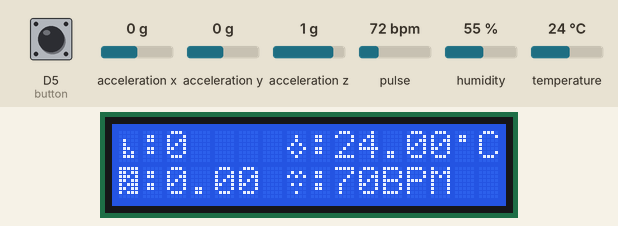
Simulated run of this sketch. Board: ESP8266 (Wemos D1 mini). Shown: 16×2 character LCD. Inputs (shaded band) come from the test bench; at power-on: D5 (button) LOW, pulse 72 bpm, temperature 24 °C, acceleration x 0 g, acceleration y 0 g, acceleration z 1 g, humidity 55 %. WiFi joins after 1.5 s; servers stay silent unless stated; network time is answered at once with the bench clock; the local clock reads 2024-03-15 10:24:30 at power-on unless the sketch sets it; what the sketch prints to the serial monitor is not drawn.

Above: at 7.6 s.
7.7 s: D5 (button) pulled HIGH for 1 s
At 9.2 s:
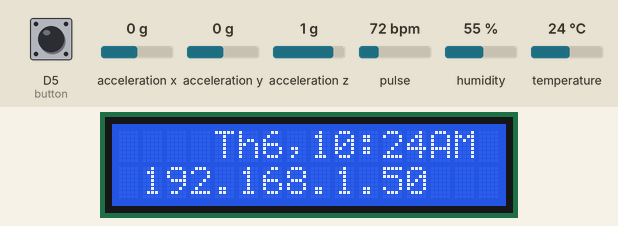
10.2 s: D5 (button) pulled HIGH for 3.2 s
At 15.3 s:
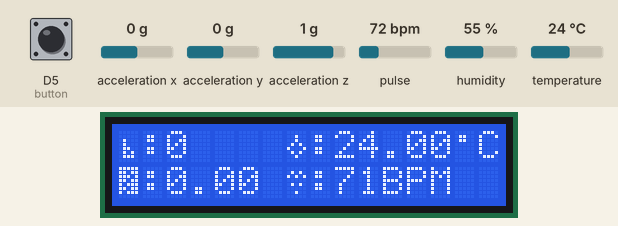
19.7 s: pulse set to 100 bpm
At 20.2 s:
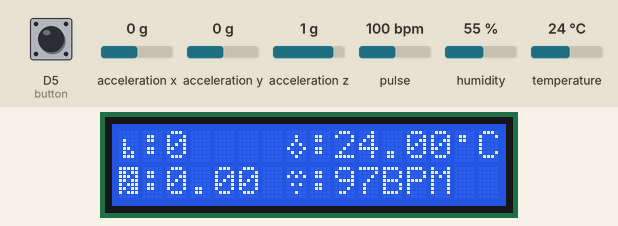
21.2 s: temperature set to 12 °C
At 23.0 s:
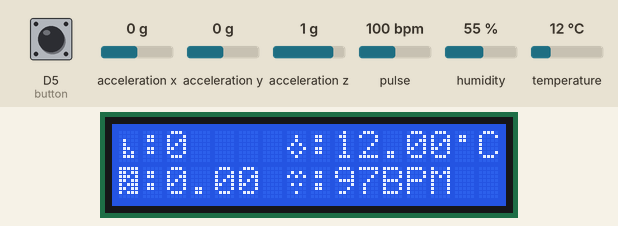
23.1 s: pulse set to 42 bpm
At 24.9 s:
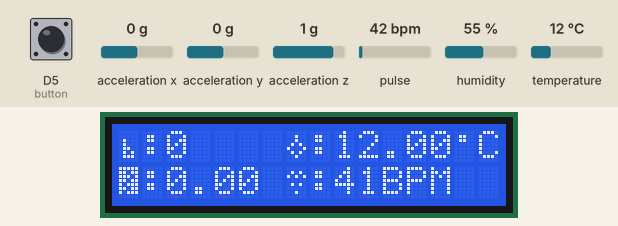
25.7 s: pulse set to 70 bpm
At 27.2 s:
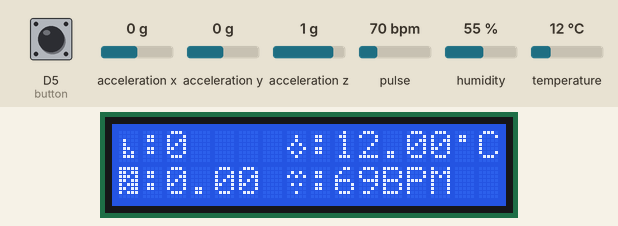
Timing chart, 0 to 28.7 s (numbered marks = the images above; inputs shaded):
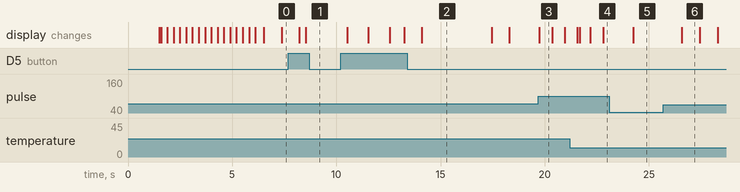

The sketch:

main.ino
```cpp
#include <ESP8266WiFi.h>
#include <Arduino.h>
#include <NTPClient.h>
#include <WiFiUdp.h>
#include <Wire.h>
#include <Adafruit_Sensor.h>
#include <Adafruit_ADXL345_U.h>
#include <LiquidCrystal_I2C.h>
#include <Hash.h>
#include <ESPAsyncTCP.h>
#include <ESPAsyncWebServer.h>
#include "DHT.h"
#include "MAX30105.h"
#include "heartRate.h"
#define dataPin D4
#define DHTTYPE DHT11
#define TCAADDR 0x70
#define button D5

//Init AXDL345 && LCD1602
LiquidCrystal_I2C lcd(0x27, 16, 2);
Adafruit_ADXL345_Unified accel = Adafruit_ADXL345_Unified(0x53);
float threshold = 150;
int steps = 0;
float distance = 0;
int choice = 1;

//Init webserver && NTP
WiFiUDP ntpUDP;
const int utcOffsetInSeconds = 7*60*60;
NTPClient timeClient(ntpUDP, "pool.ntp.org", utcOffsetInSeconds);
//WiFiServer server(80);
AsyncWebServer server(80);
const char *ssid     = "WIFI NAME HERE";
const char *password = "WIFI PASSWORD HERE";
String weekDays[7]={"CN.", "Th2", "Th3", "Th4", "Th5", "Th6", "Th7"};
String date;

//Init DHT11
DHT dht(dataPin, DHTTYPE);
float temp;

//Init MAX30102
MAX30105 particleSensor;
long lastBeat = 0;
long irValue = 0;
int beatsPerMinute;

//Delay using minus operation, not delay to achieve multitasking in Arduino
unsigned long previousTime = millis();
unsigned long currentTime = 0;
unsigned long thresholdTime = 1000;

byte shoes[] = {
  B00000,
  B00000,
  B01000,
  B01000,
  B01100,
  B01010,
  B01110,
  B00000
 };

byte distanceChar[] = {
  B11111,
  B11011,
  B11101,
  B11011,
  B10111,
  B11011,
  B10111,
  B00000
 };

byte loadingNode[] = {
  B11111,
  B11111,
  B11111,
  B11111,
  B11111,
  B11111,
  B11111,
  B11111
 };

byte heat[] = {
  B00000,
  B00100,
  B00100,
  B01010,
  B10001,
  B01010,
  B00100,
  B00000
 };

byte celsiusSymbol[] = {
  B00000,
  B01100,
  B01100,
  B00000,
  B00000,
  B00000,
  B00000,
  B00000
 };

byte heartSymbol[] = {
  B00000,
  B01010,
  B10101,
  B00000,
  B01010,
  B00000,
  B00100,
  B00000
 };

const char index_html[] PROGMEM = R"rawliteral(
<!DOCTYPE HTML><html>
<head>
  <meta charset="utf-8" name="viewport" content="width=device-width, initial-scale=1">
  <link rel="stylesheet"  href="https://cdnjs.cloudflare.com/ajax/libs/font-awesome/6.2.0/css/all.min.css">
  <style>
    html {
     font-family: Arial;
     display: inline-block;
     margin: 0px auto;
     text-align: center;
    }
    h2 { font-size: 3.0rem; }
    p { font-size: 3.0rem; }
    .units { font-size: 1.2rem; }
    .icon-style{
      font-size: 1.5rem;
      vertical-align:middle;
      padding-bottom: 15px;
    }
  </style>
</head>
<body>
  <h2>WEMOS D1 HEALTH WATCH</h2>
  <p>
    <i class="fa-sharp fa-solid fa-shoe-prints" style="color:#808080;"></i>
    <span class="icon-style">Số bước chân</span>
    <span id="steps">%STEPS%</span>
    <span>bước</span>
  </p>
  <p>
    <i class="fa-solid fa-person-walking"></i>
    <span class="icon-style">Quãng đường đi được</span>
    <span id="distance">%DISTANCE%</span>
    <span>m</span>
  </p>
  <p>
    <i class="fa-solid fa-heart-pulse" style="color:#ff0000;"></i>
    <span class="icon-style">Nhịp tim</span>
    <span id="heartbeat">%HEARTBEAT%</span>
    <span>BPM</span>
  </p>
  <p>
    <i class="fas fa-thermometer-half" style="color:#ff0000;"></i>
    <span class="icon-style">Nhiệt độ cơ thể</span>
    <span id="temperature">%TEMPERATURE%</span>
    <sup class="units">&deg;C</sup>
  </p>
</body>
<script>
setInterval(function ( ) {
  var xhttp = new XMLHttpRequest();
  xhttp.onreadystatechange = function() {
    if (this.readyState == 4 && this.status == 200) {
      document.getElementById("temperature").innerHTML = this.responseText;
    }
  };
  xhttp.open("GET", "/temperature", true);
  xhttp.send();
}, 1000 ) ;

setInterval(function ( ) {
  var xhttp = new XMLHttpRequest();
  xhttp.onreadystatechange = function() {
    if (this.readyState == 4 && this.status == 200) {
      document.getElementById("steps").innerHTML = this.responseText;
    }
  };
  xhttp.open("GET", "/steps", true);
  xhttp.send();
}, 1000 ) ;

setInterval(function ( ) {
  var xhttp = new XMLHttpRequest();
  xhttp.onreadystatechange = function() {
    if (this.readyState == 4 && this.status == 200) {
      document.getElementById("heartbeat").innerHTML = this.responseText;
    }
  };
  xhttp.open("GET", "/heartbeat", true);
  xhttp.send();
}, 1000 ) ;

setInterval(function ( ) {
  var xhttp = new XMLHttpRequest();
  xhttp.onreadystatechange = function() {
    if (this.readyState == 4 && this.status == 200) {
      document.getElementById("distance").innerHTML = this.responseText;
    }
  };
  xhttp.open("GET", "/distance", true);
  xhttp.send();
}, 1000 ) ;

</script>
</html>)rawliteral";

// Replaces placeholder with DHT values
String processor(const String& var){
  //Serial.println(var);
  if(var == "TEMPERATURE"){
    return String(temp);
  }
  else if(var == "STEPS"){
    return String(steps);
  }
  else if(var == "HEARTBEAT"){
    return String(beatsPerMinute);
  }
  else if(var == "DISTANCE"){
    return String(distance);
  }
  return String();
}

void khoiDongLCD()
{
  lcd.createChar(0, loadingNode);
  lcd.setCursor(4, 0);
  lcd.printstr("Starting");
  for(int i = 0; i < 16; i++)
  {
    lcd.setCursor(i, 1);
    lcd.write(0);
    delay(300);
  }
  lcd.clear();
}

void setup()
{
  Serial.begin(9600);

  //Check WiFi status
  Serial.print("Connecting to ");
  Serial.println(ssid);
  WiFi.begin(ssid, password);
  while (WiFi.status() != WL_CONNECTED)
  {
    delay(500);
    Serial.print(".");
  }

  server.on("/", HTTP_GET, [](AsyncWebServerRequest *request){
    request->send_P(200, "text/html", index_html, processor);
  });
  server.on("/temperature", HTTP_GET, [](AsyncWebServerRequest *request){
    request->send_P(200, "text/plain", String(temp).c_str());
  });
  server.on("/steps", HTTP_GET, [](AsyncWebServerRequest *request){
    request->send_P(200, "text/plain", String(steps).c_str());
  });
  server.on("/heartbeat", HTTP_GET, [](AsyncWebServerRequest *request){
    request->send_P(200, "text/plain", String(beatsPerMinute).c_str());
  });
  server.on("/distance", HTTP_GET, [](AsyncWebServerRequest *request){
    request->send_P(200, "text/plain", String(distance).c_str());
  });

  server.begin();
  timeClient.begin();

  /* Initialise the sensor with the I2C address */
  Serial.println("Accelerometer Test"); Serial.println("");
  if(!accel.begin(0x53))
  {
    Serial.println("Ooops, no ADXL345 detected ... Check your wiring!");
    while(1);
  }
  accel.setRange(ADXL345_RANGE_16_G);

  // Initialize MAX30102
  if (!particleSensor.begin(Wire, I2C_SPEED_FAST, 0x57))
  {
    Serial.println("MAX30102 was not found. Please check wiring/power. ");
    while (1);
  }
  particleSensor.setup();
  particleSensor.setPulseAmplitudeRed(0x0A);
  particleSensor.setPulseAmplitudeGreen(0);

  //start lcd
  lcd.init();
  lcd.backlight();
  khoiDongLCD();
  lcd.createChar(0, shoes);
  lcd.createChar(1, distanceChar);
  lcd.createChar(2, heat);
  lcd.createChar(3, celsiusSymbol);
  lcd.createChar(4, heartSymbol);
  lcd.clear();

  //set input button
  pinMode(button, INPUT);

  //start DHT11
  dht.begin();
}

void mainScreen()
{
  lcd.setCursor(0,0);
  lcd.write(0);
  lcd.setCursor(1,0);
  lcd.print(":");
  lcd.setCursor(2, 0);
  lcd.print(steps);
  lcd.setCursor(0, 1);
  lcd.write(1);
  lcd.setCursor(1, 1);
  lcd.print(":");
  lcd.setCursor(2, 1);
  lcd.print(distance);
  lcd.setCursor(7, 0);
  lcd.write(2);
  lcd.setCursor(8, 0);
  lcd.print(":");
  lcd.setCursor(9, 0);
  lcd.print(temp);
  lcd.setCursor(14, 0);
  lcd.write(3);
  lcd.setCursor(15, 0);
  lcd.print("C");
}

void subScreen()
{
  timeClient.update();
  lcd.setCursor(4,0);
  date = weekDays[timeClient.getDay()] + "," + timeClient.getHours() + ":" + timeClient.getMinutes();
  if(timeClient.getHours() >= 12)
  {
    date += "PM";
  }
  else
  {
    date += "AM";
  }
  lcd.print(date);
  lcd.setCursor(1, 1);
  lcd.print(WiFi.localIP());
}

void loop()
{
  currentTime = millis();
  if(currentTime - previousTime >= thresholdTime)
  {
    previousTime = currentTime;
    sensors_event_t event;
    accel.getEvent(&event);
    float vector = sqrt((event.acceleration.x*event.acceleration.x) * (event.acceleration.y*event.acceleration.y) * (event.acceleration.z*event.acceleration.z));
    if(vector > threshold)
    {
      steps = steps + 1;
      distance = distance + 0.3;
    }

    temp = dht.readTemperature();
    if (isnan(temp))
    {
      Serial.println(F("Failed to read from DHT sensor!"));
    }

    if(digitalRead(button) == HIGH)
    {
      choice += 1;
    }

    if(choice % 2 == 0)
    {
      lcd.clear();
      subScreen();
    }
    else
    {
      lcd.clear();
      mainScreen();
    }
  }

  //Heartbeat requires rapid reading
  irValue = particleSensor.getIR();
  if (checkForBeat(irValue) == true)
  {
    //We sensed a beat!
    long delta = millis() - lastBeat;
    lastBeat = millis();

    beatsPerMinute = 60 / (delta / 1000.0);
  }
  if(choice % 2 != 0)
  {
    lcd.setCursor(7, 1);
    lcd.write(4);
    lcd.setCursor(8, 1);
    lcd.print(":");
    if(irValue < 50000)
    {
      lcd.setCursor(9, 1);
      lcd.print(0);
      lcd.setCursor(10, 1);
      lcd.printstr("BPM");
      for(int i = 13; i <= 15; i++)
      {
        lcd.setCursor(i, 1);
        lcd.print(" ");
      }
    }
    else
    {
      lcd.setCursor(9, 1);
      lcd.print(beatsPerMinute);
    }
    if(beatsPerMinute < 10)
    {
      lcd.setCursor(10, 1);
      lcd.printstr("BPM");
    }
    else if(beatsPerMinute >= 10 && beatsPerMinute < 100)
    {
      lcd.setCursor(11, 1);
      lcd.printstr("BPM");
    }
    else
    {
      lcd.setCursor(12, 1);
      lcd.printstr("BPM");
    }
  }
}
```

Measured:
- after the input at 7.7 s, the display: first differs from a run without the input after 0.84 s (image 1)
- after the input at 10.2 s, the display: changes after 0.33 s (image 2)
- after the input at 19.7 s, the display: changes after 0.05 s (image 3)
- after the input at 25.7 s, the display: changes after 0.87 s (image 6)
- what the display in image 2 shows lasts 3.4 s, from 14.1 s to 17.5 s
- what the display in image 3 shows lasts 0.7 s, from 19.7 s to 20.4 s
